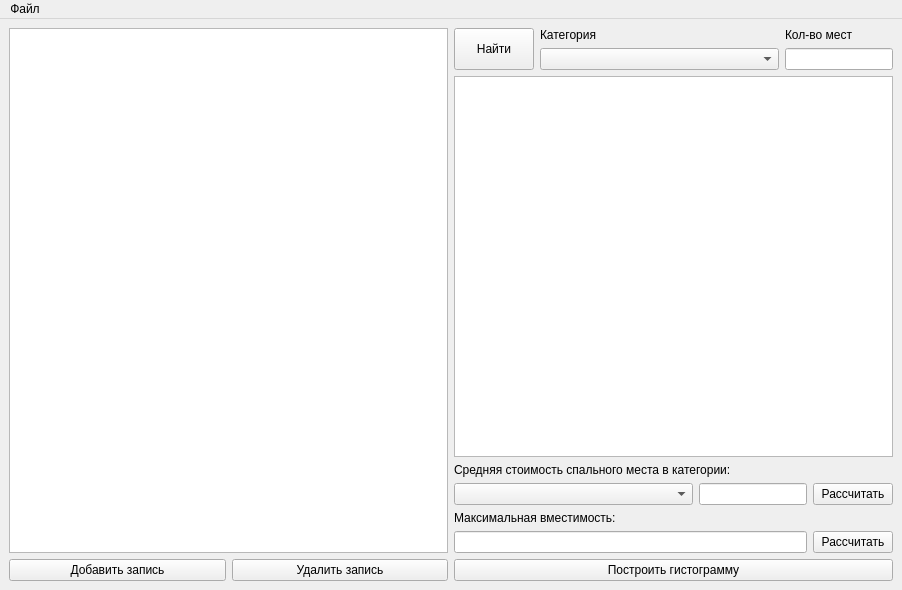
<?xml version="1.0" encoding="UTF-8"?>
<ui version="4.0">
 <class>MainWindow</class>
 <widget class="QMainWindow" name="MainWindow">
  <property name="geometry">
   <rect>
    <x>0</x>
    <y>0</y>
    <width>902</width>
    <height>590</height>
   </rect>
  </property>
  <property name="windowTitle">
   <string>database</string>
  </property>
  <widget class="QWidget" name="centralwidget">
   <layout class="QHBoxLayout" name="horizontalLayout_5">
    <item>
     <layout class="QVBoxLayout" name="verticalLayout_6">
      <item>
       <widget class="QTableWidget" name="table"/>
      </item>
      <item>
       <layout class="QHBoxLayout" name="horizontalLayout_4">
        <item>
         <widget class="QPushButton" name="addButton">
          <property name="sizePolicy">
           <sizepolicy hsizetype="Expanding" vsizetype="Fixed">
            <horstretch>0</horstretch>
            <verstretch>0</verstretch>
           </sizepolicy>
          </property>
          <property name="text">
           <string>Добавить запись</string>
          </property>
         </widget>
        </item>
        <item>
         <widget class="QPushButton" name="deleteButton">
          <property name="sizePolicy">
           <sizepolicy hsizetype="Expanding" vsizetype="Fixed">
            <horstretch>0</horstretch>
            <verstretch>0</verstretch>
           </sizepolicy>
          </property>
          <property name="text">
           <string>Удалить запись</string>
          </property>
         </widget>
        </item>
       </layout>
      </item>
     </layout>
    </item>
    <item>
     <layout class="QVBoxLayout" name="verticalLayout_5">
      <item>
       <layout class="QHBoxLayout" name="horizontalLayout">
        <item>
         <widget class="QPushButton" name="findButton">
          <property name="sizePolicy">
           <sizepolicy hsizetype="Fixed" vsizetype="Minimum">
            <horstretch>0</horstretch>
            <verstretch>0</verstretch>
           </sizepolicy>
          </property>
          <property name="text">
           <string>Найти</string>
          </property>
         </widget>
        </item>
        <item>
         <layout class="QVBoxLayout" name="verticalLayout">
          <item>
           <widget class="QLabel" name="label">
            <property name="text">
             <string>Категория</string>
            </property>
           </widget>
          </item>
          <item>
           <widget class="QComboBox" name="categoryListFind">
            <property name="sizePolicy">
             <sizepolicy hsizetype="Expanding" vsizetype="Fixed">
              <horstretch>0</horstretch>
              <verstretch>0</verstretch>
             </sizepolicy>
            </property>
           </widget>
          </item>
         </layout>
        </item>
        <item>
         <layout class="QVBoxLayout" name="verticalLayout_2">
          <item>
           <widget class="QLabel" name="label_2">
            <property name="text">
             <string>Кол-во мест</string>
            </property>
           </widget>
          </item>
          <item>
           <widget class="QLineEdit" name="EditBedCount">
            <property name="sizePolicy">
             <sizepolicy hsizetype="Fixed" vsizetype="Fixed">
              <horstretch>0</horstretch>
              <verstretch>0</verstretch>
             </sizepolicy>
            </property>
           </widget>
          </item>
         </layout>
        </item>
       </layout>
      </item>
      <item>
       <layout class="QVBoxLayout" name="verticalLayout_3">
        <item>
         <widget class="QTableWidget" name="tableFind"/>
        </item>
        <item>
         <widget class="QLabel" name="label_3">
          <property name="text">
           <string>Средняя стоимость спального места в категории:</string>
          </property>
         </widget>
        </item>
        <item>
         <layout class="QHBoxLayout" name="horizontalLayout_2">
          <item>
           <widget class="QComboBox" name="categoryListAvgPrice">
            <property name="sizePolicy">
             <sizepolicy hsizetype="Expanding" vsizetype="Fixed">
              <horstretch>0</horstretch>
              <verstretch>0</verstretch>
             </sizepolicy>
            </property>
           </widget>
          </item>
          <item>
           <widget class="QLineEdit" name="EditAvgPrice">
            <property name="sizePolicy">
             <sizepolicy hsizetype="Minimum" vsizetype="Fixed">
              <horstretch>0</horstretch>
              <verstretch>0</verstretch>
             </sizepolicy>
            </property>
            <property name="readOnly">
             <bool>true</bool>
            </property>
           </widget>
          </item>
          <item>
           <widget class="QPushButton" name="ButtonAvgPrice">
            <property name="sizePolicy">
             <sizepolicy hsizetype="Fixed" vsizetype="Fixed">
              <horstretch>0</horstretch>
              <verstretch>0</verstretch>
             </sizepolicy>
            </property>
            <property name="text">
             <string>Рассчитать</string>
            </property>
           </widget>
          </item>
         </layout>
        </item>
       </layout>
      </item>
      <item>
       <layout class="QVBoxLayout" name="verticalLayout_4">
        <item>
         <widget class="QLabel" name="label_4">
          <property name="text">
           <string>Максимальная вместимость:</string>
          </property>
         </widget>
        </item>
        <item>
         <layout class="QHBoxLayout" name="horizontalLayout_3">
          <item>
           <widget class="QLineEdit" name="EditMax">
            <property name="readOnly">
             <bool>true</bool>
            </property>
           </widget>
          </item>
          <item>
           <widget class="QPushButton" name="ButtonMax">
            <property name="sizePolicy">
             <sizepolicy hsizetype="Fixed" vsizetype="Fixed">
              <horstretch>0</horstretch>
              <verstretch>0</verstretch>
             </sizepolicy>
            </property>
            <property name="text">
             <string>Рассчитать</string>
            </property>
           </widget>
          </item>
         </layout>
        </item>
       </layout>
      </item>
      <item>
       <widget class="QPushButton" name="barGraph">
        <property name="sizePolicy">
         <sizepolicy hsizetype="Expanding" vsizetype="Fixed">
          <horstretch>0</horstretch>
          <verstretch>0</verstretch>
         </sizepolicy>
        </property>
        <property name="text">
         <string>Построить гистограмму</string>
        </property>
       </widget>
      </item>
     </layout>
    </item>
   </layout>
  </widget>
  <widget class="QMenuBar" name="menubar">
   <property name="geometry">
    <rect>
     <x>0</x>
     <y>0</y>
     <width>902</width>
     <height>25</height>
    </rect>
   </property>
   <widget class="QMenu" name="menu">
    <property name="title">
     <string>Файл</string>
    </property>
    <addaction name="new_2"/>
    <addaction name="open"/>
    <addaction name="save"/>
   </widget>
   <addaction name="menu"/>
  </widget>
  <action name="new_2">
   <property name="text">
    <string>Создать</string>
   </property>
   <property name="shortcut">
    <string>Ctrl+N</string>
   </property>
  </action>
  <action name="open">
   <property name="text">
    <string>Открыть</string>
   </property>
   <property name="shortcut">
    <string>Ctrl+O</string>
   </property>
  </action>
  <action name="save">
   <property name="text">
    <string>Сохранить</string>
   </property>
   <property name="shortcut">
    <string>Ctrl+S</string>
   </property>
  </action>
 </widget>
 <resources/>
 <connections/>
</ui>
